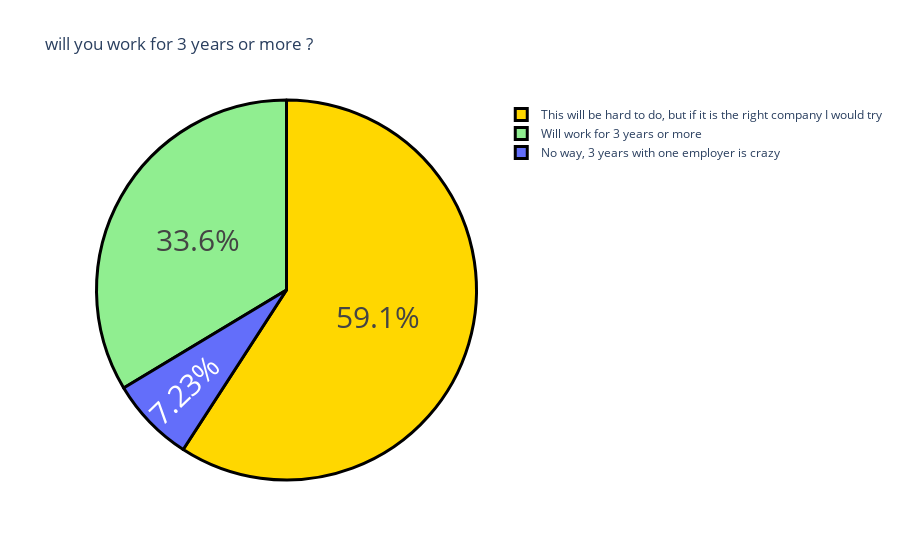

Notebook code for this chart:
### Code cell
## finding the answer of Would you definitely pursue a Higher Education / Post Graduation outside of India ? If only you have to self sponsor it.

question3 = "How likely is that you will work for one employer for 3 years or more ?"
question3 = data[question3].value_counts()
label = question3.index
counts = question3.values
colors = ['gold','lightgreen']
fig = go.Figure(data=[go.Pie(labels=label, values=counts)])
fig.update_layout(title_text='will you work for 3 years or more ?')
fig.update_traces(hoverinfo='label+value', textinfo='percent', textfont_size=30,
                  marker=dict(colors=colors, line=dict(color='black', width=3)))
fig.show()

### Figure 1 — Plotly figure (JSON) as saved in the notebook; plotly's stock layout.template omitted (floating-point values rounded to 4 significant figures)
{"data": [{"hoverinfo": "label+value", "labels": ["This will be hard to do, but if it is the right company I would try", "Will work for 3 years or more", "No way, 3 years with one employer is crazy"], "marker": {"colors": ["gold", "lightgreen"], "line": {"color": "black", "width": 3}}, "textfont": {"size": 30}, "textinfo": "percent", "type": "pie", "values": [139, 79, 17]}], "layout": {"title": {"text": "will you work for 3 years or more ?"}}}
